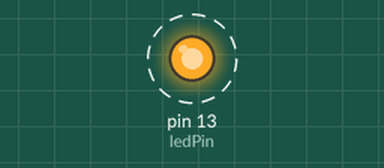
Recording of a sketch running on a simulated Arduino Uno, built with avr-gcc and run on an emulated ATmega328P. On the bench: output pins drawn as LEDs (lit = HIGH). Dashed ring = blinking.

Above: at 0.5 s.
Timing chart, 0 to 3.5 s (numbered marks = the images above):
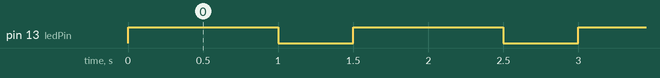

Measured:
- by itself, pin 13 (ledPin): alternates HIGH for 1.0 s and LOW for 0.50 s

The sketch:

led_blink.ino
```cpp
int ledPin = 13;
void setup() {
  pinMode(ledPin , OUTPUT);
}

void loop() {
  // make led blink
    digitalWrite(ledPin, HIGH); delay(1000);
    digitalWrite(ledPin,LOW) ;  delay(500);
}
```
